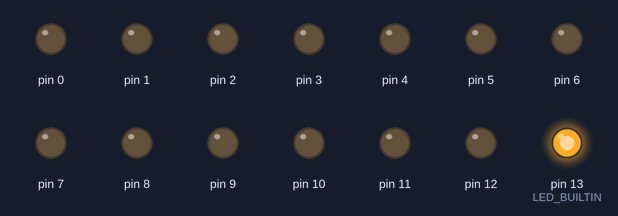
The sketch below on a simulated Arduino Uno, built with avr-gcc and run on an emulated ATmega328P. Parts: output pins drawn as LEDs (lit = HIGH). Sleep ends after the set time or at an interrupt.

Above: at 2.1 s.
At 6.6 s:
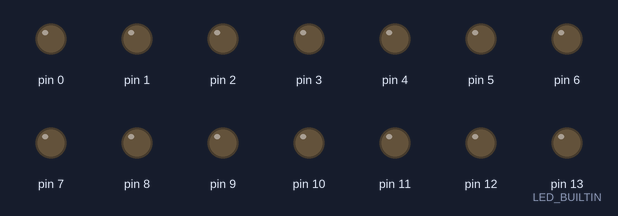
Timing chart, 0 to 15.8 s (numbered marks = the images above):
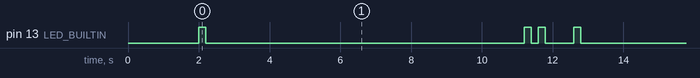

Measured:
- by itself, pin 13 (LED_BUILTIN): repeats every 10.6 s: LOW 9.0 s, HIGH 0.20 s, LOW 0.20 s, HIGH 0.20 s, LOW 0.80 s, HIGH 0.20 s
- by itself, everything shown: repeats every 10.6 s, in 6 steps

The sketch:

SleepTest.ino
```cpp
/*
2026-04-07

Testing deep sleep with Arduino Uno atmega328p

It is based on some old code that always would reset the mcu
after sleeping. I now realized it lacked an ISR handler, and
with that in place, it happily blinks the LED two times after
returning from sleep.

I used the Uno R3 to program it, then moved the chip to a standalone
circuit with a 16 MHz crystal, plus an LED on pin 13, and nothing more.

Hooked up a multimeter in series to measure sleep power consumption:

5-6 uA

*/


void setup() {
  https://www.youtube.com/watch?v=urLSDi7SD8M

  disableWatchdogInterrupt();

  for (int i=0; i<20; i++) pinMode(i,OUTPUT);  // saves milliamps

  pinMode(LED_BUILTIN, OUTPUT);
  delay(2000);
}

ISR(WDT_vect) {
  cli();
  disableWatchdogInterrupt();
  sei();
}

void blink (int count) {
  for (int i=0; i<count; i++) {
    digitalWrite(LED_BUILTIN, HIGH);
    delay(200);
    digitalWrite(LED_BUILTIN, LOW);
    delay(200);
  }
  delay(600);
}


void disableWatchdogInterrupt() {
  WDTCSR &= ~(1<<WDIE);
}

void enableADC() {
  ADCSRA |= (1<<7);
}


// MUST CHECK THIS AS WELL:
//
// https://forum.arduino.cc/t/watchdog-timer-interrupt-and-external-interrupt/194488/9


void doDeepSleep() {

  //blip(2);
  // https://www.youtube.com/watch?v=urLSDi7SD8M

  // disable ADC
  ADCSRA &= ~(1<<7);

  cli();

  // Setup watchdog timer to wake from sleep
  // 7     6   5    4    3   2    1    0
  // WDIF WDIE WDP3 WDCE WDE WDP1 WDP1 WDP0
  // WDP* are prescaler bits, note WDP3 separate from the others

  WDTCSR = (1<<WDCE) | (1<<WDE) ; // b00011000;  // (24); // change enable and WDE - also resets


  WDTCSR = (1<<WDP3) | (1<<WDP0) ; // b00100001;  // (33); // prescalers only, get rid of WDCE and WDE - 8 seconds
  //WDTCSR = (1<<WDP2) | (1<<WDP1) | (1<<WDP0) ; // 2 seconds
  //WDTCSR = (1<<WDP3) ; // 4 seconds

  WDTCSR |= (1<<WDIE)  ; // (1<<6); // enable interrupt mode: WDE=0, WDIE=1 (but also requires FUSE WDTON=1)
  //WDTCSR |= (1<<WDE) | (1<<WDIE)  ; // interrupt and system reset

    // WDE | WDIE = interrupt and system reset

    // Even when only settng WDIE we get system reset. Do I need to create an interrupt handler

  sei();

  // enable sleep
  SMCR |= (1<<2); // power down mode
  SMCR |= 1; // enable sleep


  // BOD disable - must go to sleep within 4 clock cycles, so inline here
  MCUCR |= (3<<5);  // set boths BODS and BODSE at the same time
  MCUCR = (MCUCR & ~(1<<5)) | (1<<6); // set BODS and clear BODSE
  __asm__ __volatile__("sleep");

  // back from sleep
  disableWatchdogInterrupt();
  enableADC();

}

void loop() {
  blink(1);

  doDeepSleep();

  blink(2);   // back from sleep

}
```
